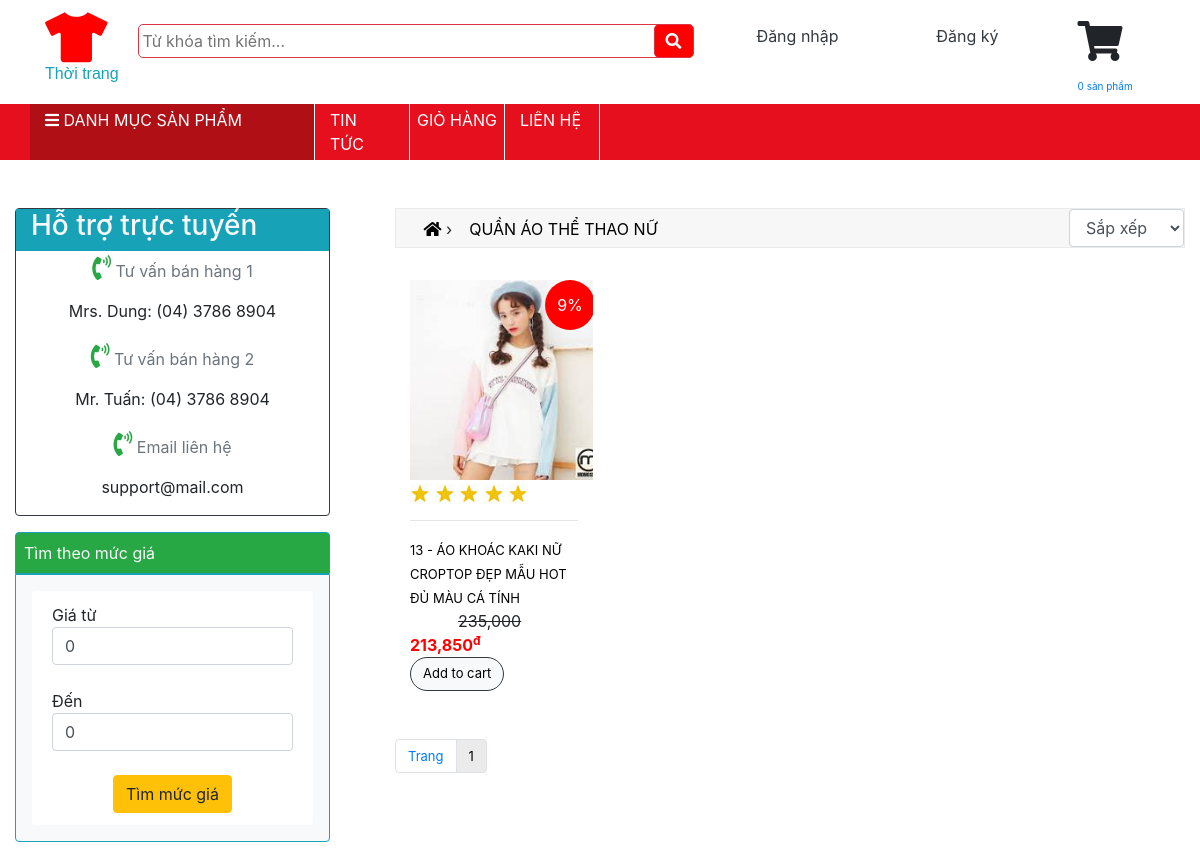
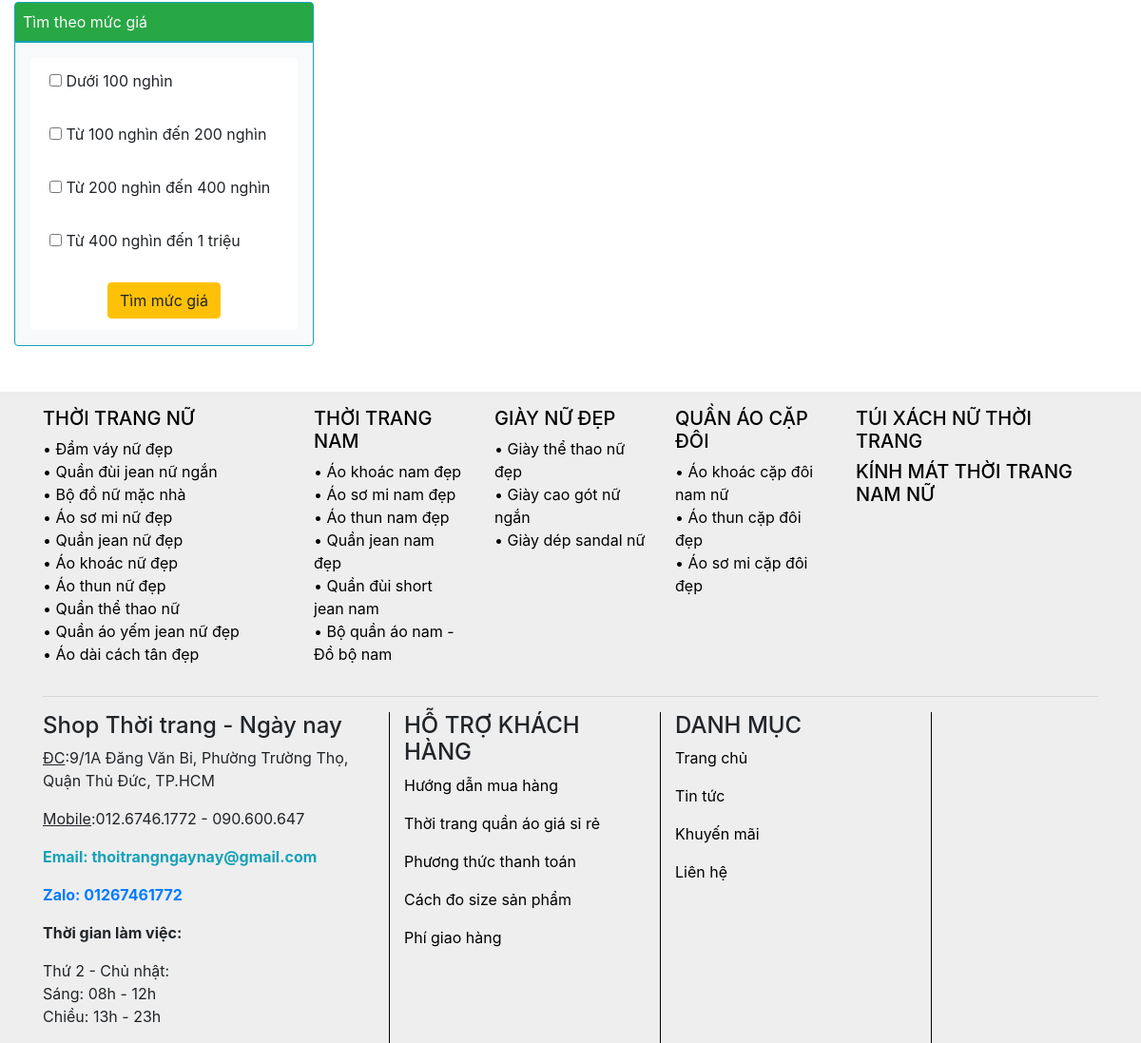
Screenshot of /products/category/29/Quần áo thể thao nữ with the database file from the repository (2 pictures, top to bottom).
### tables this page shows
CREATE TABLE `categories` (
  `id` int(11) NOT NULL,
  `parent_id` int(11) NOT NULL,
  `name` varchar(500) NOT NULL,
  `displayhomepage` int(11) NOT NULL
);

CREATE TABLE `products` (
  `id` int(11) NOT NULL,
  `name` varchar(500) NOT NULL,
  `description` varchar(4000) NOT NULL,
  `content` text NOT NULL,
  `hot` int(11) NOT NULL DEFAULT 0,
  `photo` varchar(500) NOT NULL,
  `price` float NOT NULL,
  `discount` int(11) NOT NULL,
  `category_id` int(11) NOT NULL
);

### controllers/ProductsController.php (called while the page is built, shortened)
<?php
	include "models/ProductsModel.php";
	class ProductsController extends Controller{
		public function category(){
			$id = isset($_GET["id"]) && $_GET["id"] > 0 ? $_GET["id"] : 0;
			$recordPerPage = 20;
			$numPage = ceil($this->modelTotalRecord()/$recordPerPage);
			$data = $this->modelRead($recordPerPage);
			$this->loadView("CategoryProductsView.php",["data"=>$data,"numPage"=>$numPage, "id"=>$id]);
		}
	}
 ?>

### models/ProductsModel.php (called while the page is built, shortened)
<?php
	trait ProductsModel{
		public function modelRead($recordPerPage){
			$category_id = isset($_GET["id"]) ? $_GET["id"] : 0;
			$page = isset($_GET["p"])&& $_GET["p"] > 0 ? $_GET["p"]-1 : 0;
			$from = $page * $recordPerPage;
			$sqlOrder = "";
			$order = isset($_GET["order"]) ? $_GET["order"] : "";
			switch ($order) {
				default:
					$sqlOrder = "order by id desc";
					break;
			}
			$conn = Connection::getInstance();
			$query = $conn->query("select * from products where category_id=$category_id $sqlOrder limit $from, $recordPerPage");
			return $query->fetchAll();
		}
		public function modelTotalRecord(){
			$category_id = isset($_GET["id"]) ? $_GET["id"] : 0;
			$conn = Connection::getInstance();
			$query = $conn->query("select * from products where category_id=$category_id");
			return $query->rowCount();
		}
		public function modelGetCategory($category_id){
			$conn = Connection::getInstance();
			$query = $conn->query("select * from categories where id=$category_id");
			return $query->fetch();
		}
	}
 ?>

### views/HeaderView.php (the view, shortened to what this page needs)
<div class="container mt-2">
    <div class="row px-0 d-flex justify-content-around m-0" style="width: 100%">
        <div class="col-sm-2 col-md-2 col-lg-1 p-0 mt-lg-1">
            <a href="home" style="display: block;"><i class="fas fa-tshirt" id="logo"></i>
                <p id="logo1" class="text-info">Thời trang</p>
            </a>
        </div>
        <div class="col-sm-4 col-md-4 col-lg-6 p-0 mt-md-3 mt-lg-3">
            <div>
                <form>
                    <input class="p-1 border border-danger input-control" type="text" name="search" id="key" placeholder="Từ khóa tìm kiếm..." autocomplete="off">
                </form>
            </div>
            <button type="submit" id="btnSearch" class="border border-danger py-1">
                <i class="fas fa-search"></i>
            </button>
        </div>
        <?php if(isset($_SESSION['customer_email'])): ?>
        <div class="col-sm-4 col-md-4 col-lg-4 mt-md-3 mt-lg-2" style="height: 50px">
            <div>
                <div class="user mt-2" style="height: 50px;">
                    <button class="btn_account">
                        <img src="assets/admin/images/xie.jpg" alt="" width="100" height="30"> &nbsp;
                        <?php echo $_SESSION['customer_email']; ?>
                        <i class="fas fa-angle-down page_down2" style="font-size: 10px;"></i>
                        <i class="fas fa-angle-up page_up2" style="font-size: 10px;"></i>
                        <div class="sub_menu" id="submenu_account">
                            <ul>
                                <li>
                                    <a href="#">Profile
                                        <i class="fas fa-user"></i>
                                    </a>
                                </li>
                                <li>
                                    <a href="#">Reset password
                                        <i class="fas fa-key"></i>
                                    </a>
                                </li>
                                <li>
                                    <a href="#">Setting
                                        <i class="fas fa-cog"></i>
                                    </a>
                                </li>
                                <li>
                                    <a href="index.php?controller=account&action=logout">Logout
                                        <i class="fas fa-sign-out-alt"></i>
                                    </a>
                                </li>
                            </ul>
                        </div>
                    </button>
                </div>
                <div class="notification mt-2">
                    <button class="btn_notify">
                        <i class="fas fa-bell"></i> &nbsp;
                        <i class="fas fa-angle-down page_down" style="font-size: 10px;"></i>
                        <i class="fas fa-angle-up page_up" style="font-size: 10px;"></i>
                        <div class="menu_notify" id="menu_notify">
                            <ul>
                                <li>
                                    <a href="#">New Messages
                                        <i class="fas fa-sms"></i>
                                    </a>
                                </li>
                                <li>
                                    <a href="#">New Followers
                                        <i class="fab fa-twitter"></i>
                                    </a>
                                </li>
                                <li>
                                    <a href="#">Messages Sent
                                        <i class="fas fa-envelope"></i>
                                    </a>
                                </li>
                            </ul>
                        </div>
                    </button>
                </div>
            </div>
        </div>
        <?php else: ?>
            <div class="col-sm-4 col-md-4 col-lg-4 mt-md-3 mt-lg-3 d-flex justify-content-around">
                <a href="index.php?controller=account&action=login" class="text-dark" style="display: block; height: 35px; text-decoration: none">
                    Đăng nhập
                </a>
                <a href="index.php?controller=account&action=register" class="text-dark" style="display: block; height: 35px; text-decoration: none">
                    Đăng ký
                </a>
            </div>
        <?php endif; ?>
        <?php
            $ProductNumberInCart = 0;
        ?>
        <div class="col-sm-2 col-md-2 col-lg-1 mt-md-3 mt-lg-1">
            <div class="wrapper-mini-cart pb-2">
                <span id="cart">
                    <i class="fa fa-shopping-cart"></i>
                </span>
                <br>
                <a href="cart" style="font-size: 10px;">
                    <span class="mini-cart-count"> <?php echo $ProductNumberInCart; ?> </span> sản phẩm
                </a>
            </div>
        </div>
    </div>
</div>
<div class="container-fluid" id="menu">
    <div class="container">
        <div class="row" id="banner">
            <div class="col-3 py-1 active">
                <div id="cha" class="text-uppercase fw-bolder">
                    <span class="title">
                        <i class="fas fa-bars"></i>
                        Danh mục sản phẩm
                    </span>
                </div>
            </div>
            <div class="col-1 py-1">
                <a href="news"><span class="title text-uppercase fw-bolder">Tin tức</span></a>
            </div>
            <div class="col-1 py-1 px-1 text-center">
                <a href="cart"><span class="title text-uppercase fw-bolder">Giỏ hàng</span></a>
            </div>
            <div class="col-1 py-1">
                <a href="contact"><span class="title text-uppercase fw-bolder">Liên hệ</span></a>
            </div>
        </div>
    </div>
</div>

### views/CategoryProductsView.php (shortened to what this page needs)
<div class="col-8 p-0">
    <div class="row" style="border: 1px solid #ebebeb; background-color: #F7F7F7;">
        <div class="col-5 mt-2">
            <a href="index.php" style="color: black;">&ensp;
                <i class="fas fa-home"></i>
            </a> &rsaquo; &ensp;
            <a href="#" class="text-uppercase" style="color: black;">
                <?php
                    $category = $this->modelGetCategory($id);
                    echo isset($category->name) ? $category->name : "";
                ?>
            </a>
        </div>
        <div class="col-7 text-right p-0">
            <div class="col-lg-3 p-0" style="float: right;">
                <select class="form-control" onchange="location.href = 'index.php?controller=products&action=category&id=<?php echo $id; ?>&order='+this.value;">
                    <option value="0">Sắp xếp</option>
                </select>
            </div>
        </div>
    </div>
    <div class="row mt-2">
        <div class="col-12">
            <div class="row link-sp d-flex justify-content-between">
                <?php foreach($data as $rows): ?>
                <div class="col-3 mt-4" style="overflow: hidden;">
                    <div class="discount"><?php echo $rows->discount ?>%</div>
                    <a href="#">
                        <img class="sp" src="assets/upload/products/<?php echo $rows->photo; ?>" title="<?php echo $rows->name; ?>" alt="<?php echo $rows->name; ?>" height="200">
                    </a>
                    <p class="price-box">
                        <a href="index.php?controller=products&action=rating&id=<?php echo $rows->id; ?>&star=1">
                            <img src="assets/frontend/images/star.jpg">
                        </a>
                        <a href="index.php?controller=products&action=rating&id=<?php echo $rows->id; ?>&star=2">
                            <img src="assets/frontend/images/star.jpg">
                        </a>
                        <a href="index.php?controller=products&action=rating&id=<?php echo $rows->id; ?>&star=3">
                            <img src="assets/frontend/images/star.jpg">
                        </a>
                        <a href="index.php?controller=products&action=rating&id=<?php echo $rows->id; ?>&star=4">
                            <img src="assets/frontend/images/star.jpg">
                        </a>
                        <a href="index.php?controller=products&action=rating&id=<?php echo $rows->id; ?>&star=5">
                            <img src="assets/frontend/images/star.jpg">
                        </a>
                    </p>
                    <hr>
                    <a href="index.php?controller=products&action=detail&id=<?php echo $rows->id; ?>" class="text-uppercase"><?php echo $rows->name; ?></a>
                    <span class="old_price ml-5"><?php echo number_format($rows->price); ?></span>
                    <span class="new_price font-weight-bold"> <?php echo number_format($rows->price - ($rows->price * $rows->discount)/100); ?><sup>đ</sup></span>
                    <a href="index.php?controller=cart&action=create&id=<?php echo $rows->id; ?>" class="btn btn-light rounded-pill border border-dark btn_addToCart">Add to cart</a>
                </div>
                <?php endforeach; ?>
            </div>
            <div class="row mt-5">
                <ul class="pagination">
                    <li class="page-item"><span class="page-link">Trang</span></li>
                    <?php for($i = 1; $i <= $numPage; $i++): ?>
                    <li class="page-item"><a href="index.php?controller=users&p=<?php echo $i; ?>" class="page-link"><?php echo $i; ?></a></li>
                    <?php endfor; ?>
                </ul>
            </div>
        </div>
    </div>
</div>

### assets/frontend/css/style_danhmuc.css (style rules this page uses)
* { margin: 0px; padding: 0px; box-sizing: border-box; }
.title { color: white; }
#logo { font-size: 50px; color: red; }
#logo1 { font-family: 'Trebuchet MS', 'Lucida Sans Unicode', 'Lucida Grande', 'Lucida Sans', Arial, sans-serif; }
#key { border-radius: 5px; width: 100%; position: relative; }
#btnSearch { width: 40px; color: white; background-color: red; border-radius: 5px; position: absolute; top: 0px; left: 516px; }
#cart { font-size: 40px; }
#menu { background-color: #E60F1E; }
.active { background-color: #AF0F15; }
#banner > div { border-right: 1px solid white; }
#cha { position: relative; }
#menu > .container { position: relative; }
.link-sp > div > a { color: black; text-decoration: none; font-size: 13px; }
.old_price { text-decoration: line-through; }
.new_price { color: red; }
img.sp { transition: transform 4s; }
.discount { position: absolute; width: 50px; left: 150px; line-height: 50px; text-align: center; background: red; color: white; border-radius: 50px; z-index: 1; }

### views/CategoryProductsView.php (style rules this page uses)
.pagination { font-size: 13px; }
.pagination li a { color: black; display: block; background-color: #ebebeb; }

### rows the page displays
categories: name "QUẦN ÁO THỂ THAO NỮ"
products: discount "9", photo (picture), name "13 - ÁO KHOÁC KAKI NỮ CROPTOP ĐẸP MẪU HOT ĐỦ MÀU CÁ TÍNH", price "235,000", $rows->price - ($rows->price * $rows->discount)/100 "213,850"

### other values shown
$ProductNumberInCart "0"
